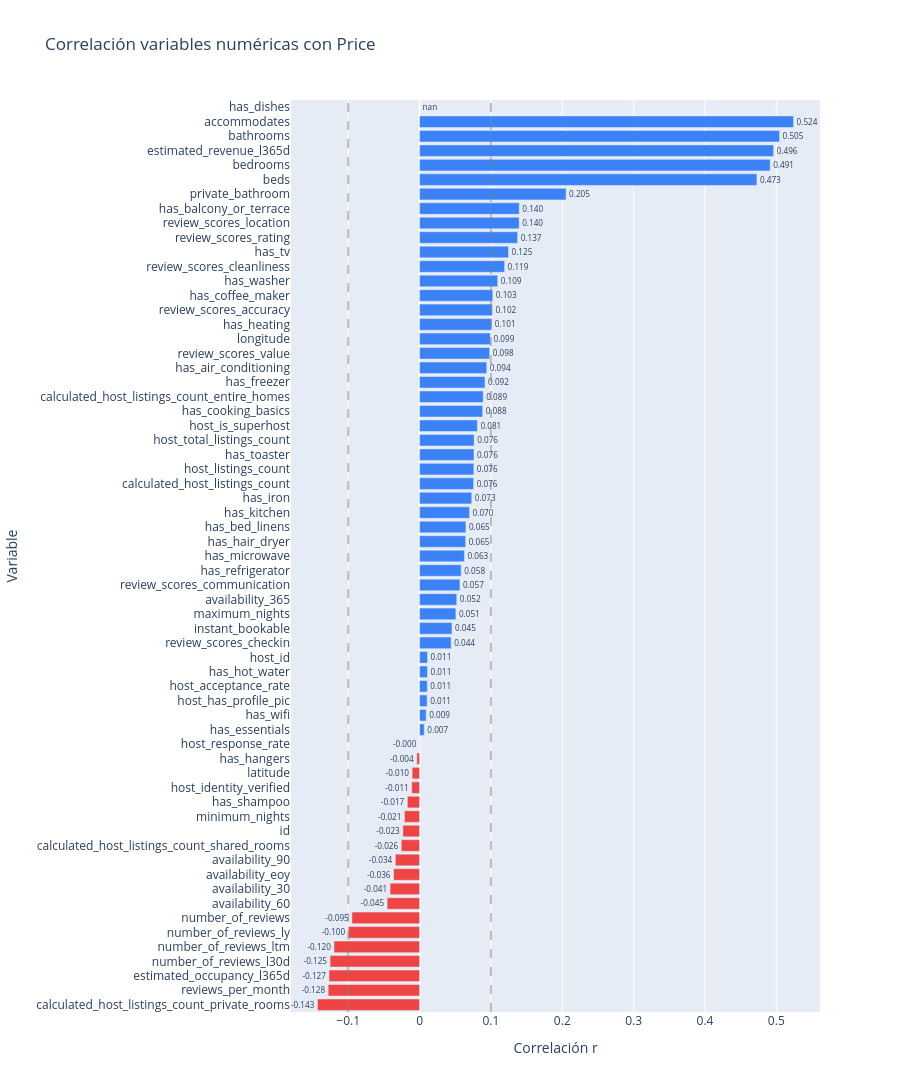

The code cell stored with this chart in its notebook:
### Markdown cell above
Ahora volveremos a examinar como han quedado las correlaciones tras estos cambios

### Code cell
#Correlacion de las columnas con el precio por noche
import plotly.graph_objects as go

correlacion = df.corr(numeric_only=True)['price'].drop('price').sort_values()

colors = ['#ef4444' if v < 0 else '#3b82f6' for v in correlacion.values]

fig = go.Figure(go.Bar(
    x=correlacion.values,
    y=correlacion.index,
    orientation='h',
    marker_color=colors,
    text=[f"{v:.3f}" for v in correlacion.values],
    textposition='outside'
))

fig.update_layout(title="Correlación variables numéricas con Price", height=1400)
fig.update_xaxes(title_text="Correlación r")
fig.update_yaxes(title_text="Variable")
fig.add_vline(x=0.1, line_dash="dash", line_color="gray", opacity=0.5)
fig.add_vline(x=-0.1, line_dash="dash", line_color="gray", opacity=0.5)
fig.show()

### Figure 1 — Plotly figure (JSON) as saved in the notebook; plotly's stock layout.template omitted (floating-point values rounded to 4 significant figures)
{"data": [{"marker": {"color": ["#ef4444", "#ef4444", "#ef4444", "#ef4444", "#ef4444", "#ef4444", "#ef4444", "#ef4444", "#ef4444", "#ef4444", "#ef4444", "#ef4444", "#ef4444", "#ef4444", "#ef4444", "#ef4444", "#ef4444", "#ef4444", "#ef4444", "#3b82f6", "#3b82f6", "#3b82f6", "#3b82f6", "#3b82f6", "#3b82f6", "#3b82f6", "#3b82f6", "#3b82f6", "#3b82f6", "#3b82f6", "#3b82f6", "#3b82f6", "#3b82f6", "#3b82f6", "#3b82f6", "#3b82f6", "#3b82f6", "#3b82f6", "#3b82f6", "#3b82f6", "#3b82f6", "#3b82f6", "#3b82f6", "#3b82f6", "#3b82f6", "#3b82f6", "#3b82f6", "#3b82f6", "#3b82f6", "#3b82f6", "#3b82f6", "#3b82f6", "#3b82f6", "#3b82f6", "#3b82f6", "#3b82f6", "#3b82f6", "#3b82f6", "#3b82f6", "#3b82f6", "#3b82f6", "#3b82f6", "#3b82f6"]}, "orientation": "h", "text": ["-0.143", "-0.128", "-0.127", "-0.125", "-0.120", "-0.100", "-0.095", "-0.045", "-0.041", "-0.036", "-0.034", "-0.026", "-0.023", "-0.021", "-0.017", "-0.011", "-0.010", "-0.004", "-0.000", "0.007", "0.009", "0.011", "0.011", "0.011", "0.011", "0.044", "0.045", "0.051", "0.052", "0.057", "0.058", "0.063", "0.065", "0.065", "0.070", "0.073", "0.076", "0.076", "0.076", "0.076", "0.081", "0.088", "0.089", "0.092", "0.094", "0.098", "0.099", "0.101", "0.102", "0.103", "0.109", "0.119", "0.125", "0.137", "0.140", "0.140", "0.205", "0.473", "0.491", "0.496", "0.505", "0.524", "nan"], "textposition": "outside", "type": "bar", "x": [-0.1432, -0.1281, -0.1269, -0.1254, -0.1199, -0.09995, -0.09487, -0.04544, -0.04128, -0.0364, -0.03394, -0.02566, -0.0234, -0.02119, -0.01712, -0.01097, -0.01048, -0.003924, -0.0001798, 0.006578, 0.009221, 0.01055, 0.01082, 0.01109, 0.01109, 0.04422, 0.04541, 0.05086, 0.05211, 0.05656, 0.05833, 0.06284, 0.06455, 0.06487, 0.07002, 0.0731, 0.07572, 0.076, 0.07625, 0.07643, 0.08095, 0.08847, 0.08922, 0.09171, 0.09413, 0.09827, 0.09932, 0.1011, 0.102, 0.1026, 0.1094, 0.1191, 0.1246, 0.1374, 0.1396, 0.1398, 0.2053, 0.4728, 0.4914, 0.4962, 0.5046, 0.5242, NaN], "y": ["calculated_host_listings_count_private_rooms", "reviews_per_month", "estimated_occupancy_l365d", "number_of_reviews_l30d", "number_of_reviews_ltm", "number_of_reviews_ly", "number_of_reviews", "availability_60", "availability_30", "availability_eoy", "availability_90", "calculated_host_listings_count_shared_rooms", "id", "minimum_nights", "has_shampoo", "host_identity_verified", "latitude", "has_hangers", "host_response_rate", "has_essentials", "has_wifi", "host_has_profile_pic", "host_acceptance_rate", "has_hot_water", "host_id", "review_scores_checkin", "instant_bookable", "maximum_nights", "availability_365", "review_scores_communication", "has_refrigerator", "has_microwave", "has_hair_dryer", "has_bed_linens", "has_kitchen", "has_iron", "calculated_host_listings_count", "host_listings_count", "has_toaster", "host_total_listings_count", "host_is_superhost", "has_cooking_basics", "calculated_host_listings_count_entire_homes", "has_freezer", "has_air_conditioning", "review_scores_value", "longitude", "has_heating", "review_scores_accuracy", "has_coffee_maker", "has_washer", "review_scores_cleanliness", "has_tv", "review_scores_rating", "review_scores_location", "has_balcony_or_terrace", "private_bathroom", "beds", "bedrooms", "estimated_revenue_l365d", "bathrooms", "accommodates", "has_dishes"]}], "layout": {"height": 1400, "shapes": [{"line": {"color": "gray", "dash": "dash"}, "opacity": 0.5, "type": "line", "x0": 0.1, "x1": 0.1, "xref": "x", "y0": 0, "y1": 1, "yref": "y domain"}, {"line": {"color": "gray", "dash": "dash"}, "opacity": 0.5, "type": "line", "x0": -0.1, "x1": -0.1, "xref": "x", "y0": 0, "y1": 1, "yref": "y domain"}], "title": {"text": "Correlación variables numéricas con Price"}, "xaxis": {"title": {"text": "Correlación r"}}, "yaxis": {"title": {"text": "Variable"}}}}
